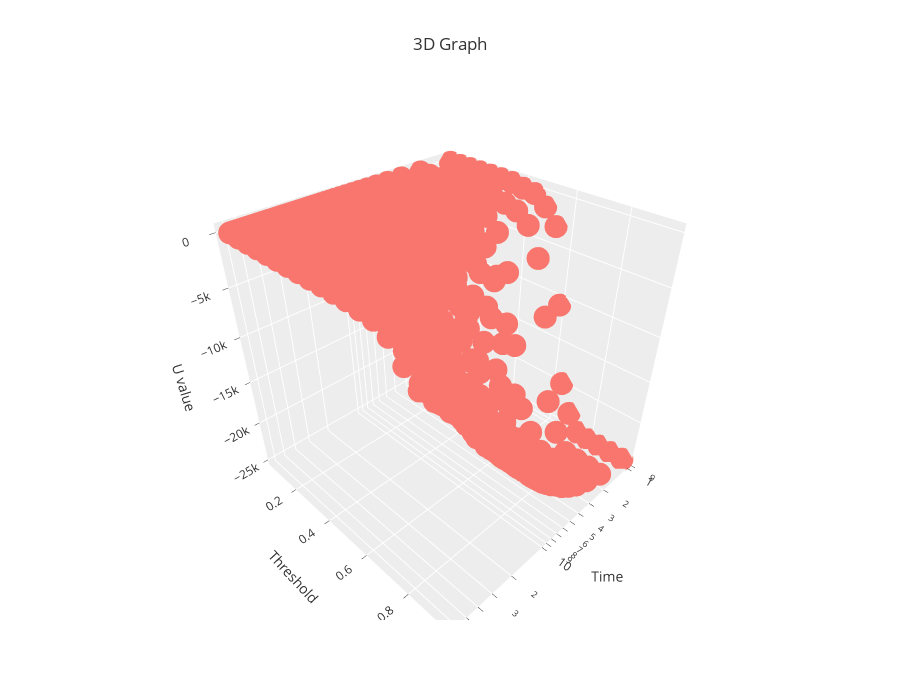

The code cell stored with this chart in its notebook:
### Code cell
import plotly.express as px
import pandas as pd
import plotly.io as pio

data = pd.read_csv("CNN_time_threshold_analysis_results.csv")

fig = px.scatter_3d(
    data_frame=data,
    x = "Time",
    y = "Threshold",
    z = "U value",
    log_x=True,
    template='ggplot2',
    title='3D Graph',
    height=700,
)

pio.show(fig)

### Figure 1 — Plotly figure (JSON) as saved in the notebook; plotly's stock layout.template omitted (floating-point values rounded to 4 significant figures; data arrays with more than 128 entries replaced by an {"elided": "..."} marker saying what was removed)
{"data": [{"hovertemplate": "Time=%{x}<br>Threshold=%{y}<br>U value=%{z}<extra></extra>", "legendgroup": "", "marker": {"color": "#F8766D", "symbol": "circle"}, "mode": "markers", "name": "", "scene": "scene", "showlegend": false, "type": "scatter3d", "x": {"elided": "1140 int values"}, "y": {"elided": "1140 float values"}, "z": {"elided": "1140 float values"}}], "layout": {"height": 700, "legend": {"tracegroupgap": 0}, "scene": {"domain": {"x": [0, 1], "y": [0, 1]}, "xaxis": {"title": {"text": "Time"}, "type": "log"}, "yaxis": {"title": {"text": "Threshold"}}, "zaxis": {"title": {"text": "U value"}}}, "title": {"text": "3D Graph"}}}
